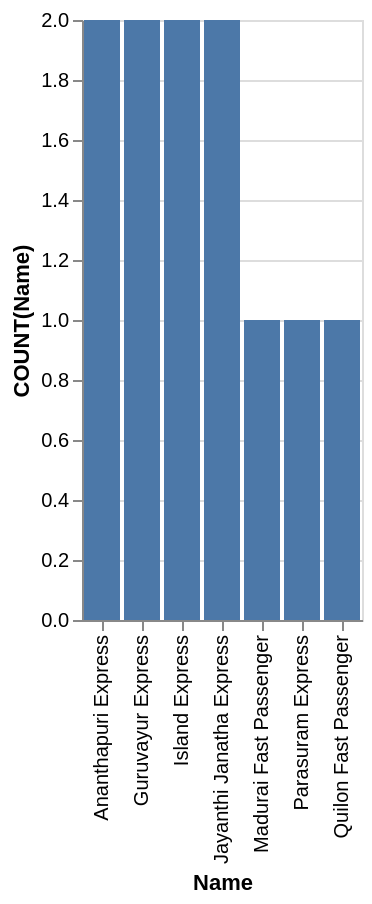

Describe this chart as a Vega-Lite specification.
### Vega-Lite specification from a JSON file in a GitHub repository (floating-point values rounded to 4 significant figures)
{"data": {"values": [{"x_data": "Ananthapuri Express", "y_data": 2}, {"x_data": "Guruvayur Express", "y_data": 2}, {"x_data": "Island Express", "y_data": 2}, {"x_data": "Jayanthi Janatha Express", "y_data": 2}, {"x_data": "Madurai Fast Passenger", "y_data": 1}, {"x_data": "Parasuram Express", "y_data": 1}, {"x_data": "Quilon Fast Passenger", "y_data": 1}]}, "mark": "bar", "encoding": {"x": {"field": "x_data", "type": "nominal", "title": "Name", "sort": "ascending"}, "y": {"field": "y_data", "type": "quantitative", "title": "COUNT(Name)"}}}
